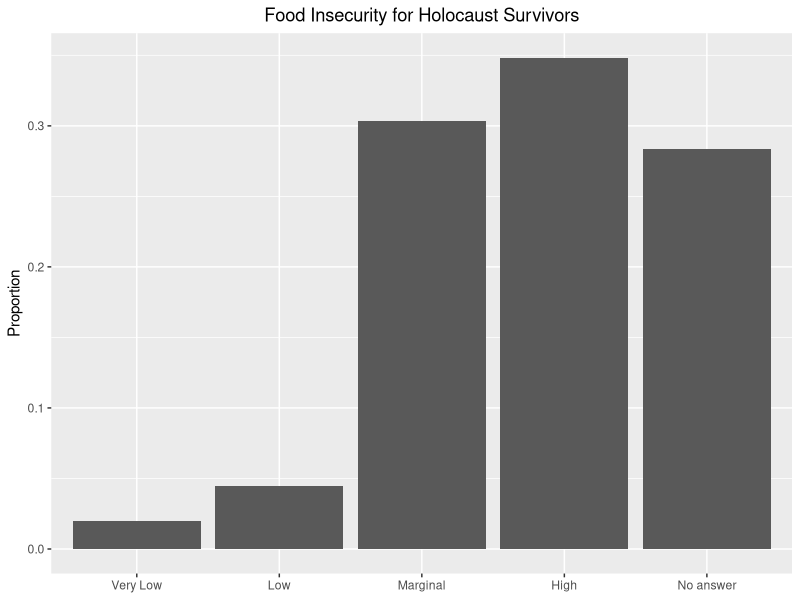

Write R code to recreate this figure.
setwd("C:/DATA/CSV")
jra <- read.csv("jra.csv")

library(tidyverse)
library(dplyr)

#Imma wrangle this here data
#HC1 x30=Yes is respondents who identified as HC
HC1 <-filter(jra, X30=="Yes")
#HC2 x31=yes is respodents who live with a HC
HC2 <-filter(jra, X31=="Yes")
#HC is the union of HC! and HC2 removing duplicates
HC <- union(HC1, HC2)
#Surveys who responded yes to both questions
HCboth <- filter(HC, X30=="Yes" & X31=="Yes")
#Food insecurity questions only
foodins <- select(HC, X22, X23, X24, X25, X26)


#create food insecurity variable

foodins <- 
  foodins %>%
  mutate(X22 = case_when(
    foodins$X22 == "Often true" ~ 1,
    foodins$X22 == "Sometimes true" ~ 1,
    foodins$X22 == "Never true" ~ 0,
    foodins$X22 == "Don't know" ~ 0,
    foodins$X22 == "N/a" ~ 0),
  X23 = case_when(
    foodins$X23 == "Often true" ~ 1,
    foodins$X23 == "Sometimes true" ~ 1,
    foodins$X23 == "Never true" ~ 0,
    foodins$X23 == "Don't know" ~ 0,
    foodins$X23 == "N/a" ~ 0),
  X24 = case_when(
    foodins$X24 == "Yes:Almost every month" ~ 2,
    foodins$X24 == "Yes:Some months but not every month" ~ 2,
    foodins$X24 == "Yes:Only 1 or 2 months" ~ 1,
    foodins$X24 == "No" ~ 0,
    foodins$X24 == "Don't know" ~ 0,
    foodins$X24 == "N/a" ~ 0),
  X25 = case_when(
    foodins$X25 == "Yes" ~ 1,
    foodins$X25 == "No" ~ 0,
    foodins$X25 == "Don't know" ~ 0,
    foodins$X25 == "N/a" ~ 0),
  X26 = case_when(
    foodins$X26 == "Yes" ~ 1,
    foodins$X26 == "No" ~ 0,
    foodins$X26 == "Don't know" ~ 0,
    foodins$X26 == "N/a" ~ 0))

foodins <- foodins %>% mutate(Totals = rowSums(.[1:5]))
foodins <- foodins %>%
  mutate(Food_Security_Level = case_when(
    foodins$Totals == 0 ~ "High food Security",
    foodins$Totals <= 2 ~ "Marginal food security",
    foodins$Totals <= 4 ~ "Low food security",
    foodins$Totals > 4 ~ "Very low food security"))

foodins <- foodins %>% 
  mutate(Food_Security_Level = factor(Food_Security_Level,
                                      levels = c("Very low food security",
                                                 "Low food security",
                                                 "Marginal food security",
                                                 "High food Security")))

#barchart for food insecurity
ggplot(data=foodins, aes(x=factor(Food_Security_Level))) +
  geom_bar(aes(y=(..count..)/sum(..count..)))+
  labs(y="Proportion", x=NULL)+
  ggtitle("Food Insecurity for Holocaust Survivors")+
  theme(plot.title = element_text(hjust = 0.5)) +
  scale_x_discrete(labels=c("Very Low", "Low", "Marginal", "High", "No answer"))

#table for food insecurity
T_foodins <- table(foodins$Food_Security_Level)
T_foodins
